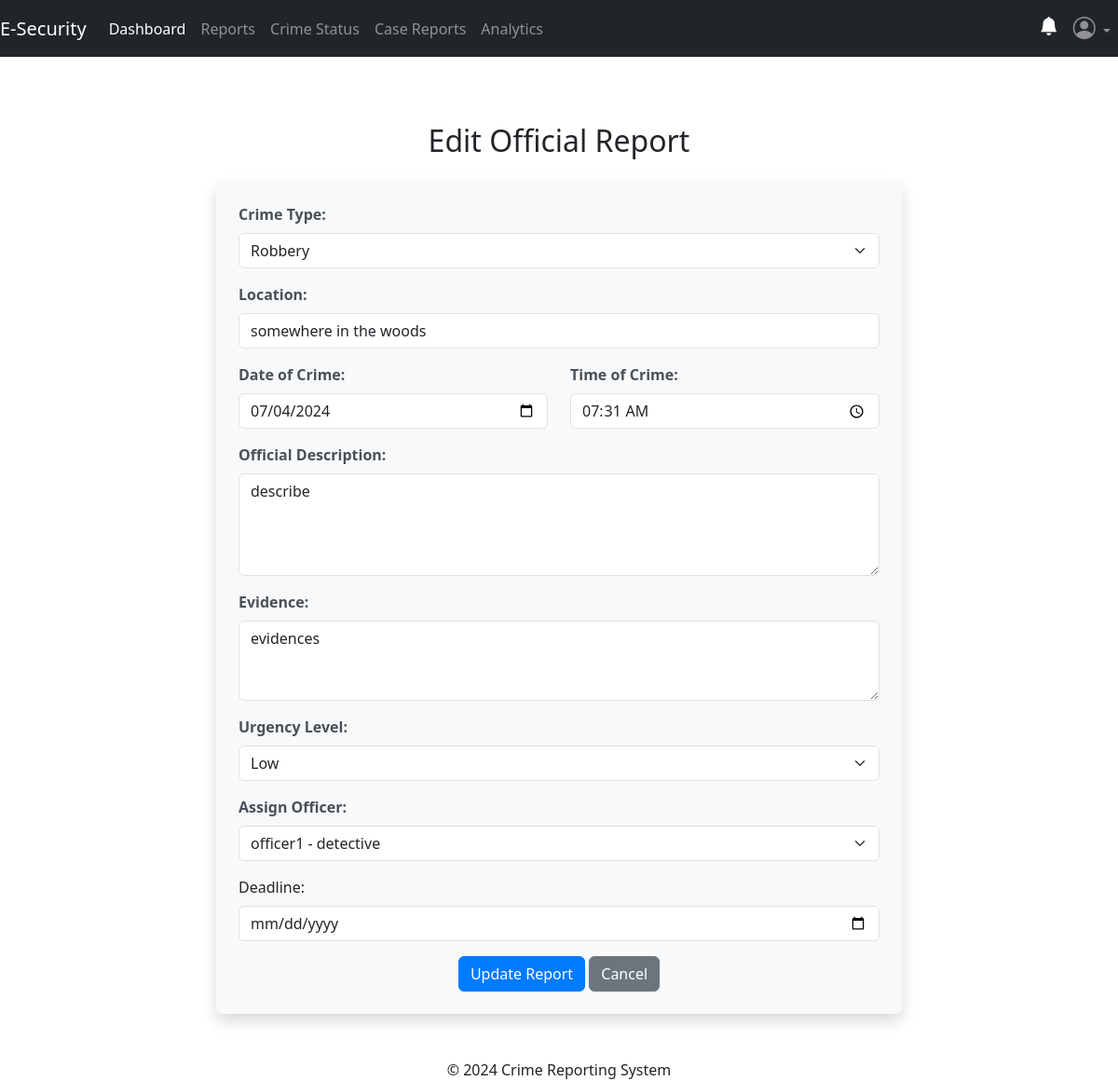
Page /admin/edit_case_report/7 (signed in) on the earlier database version.
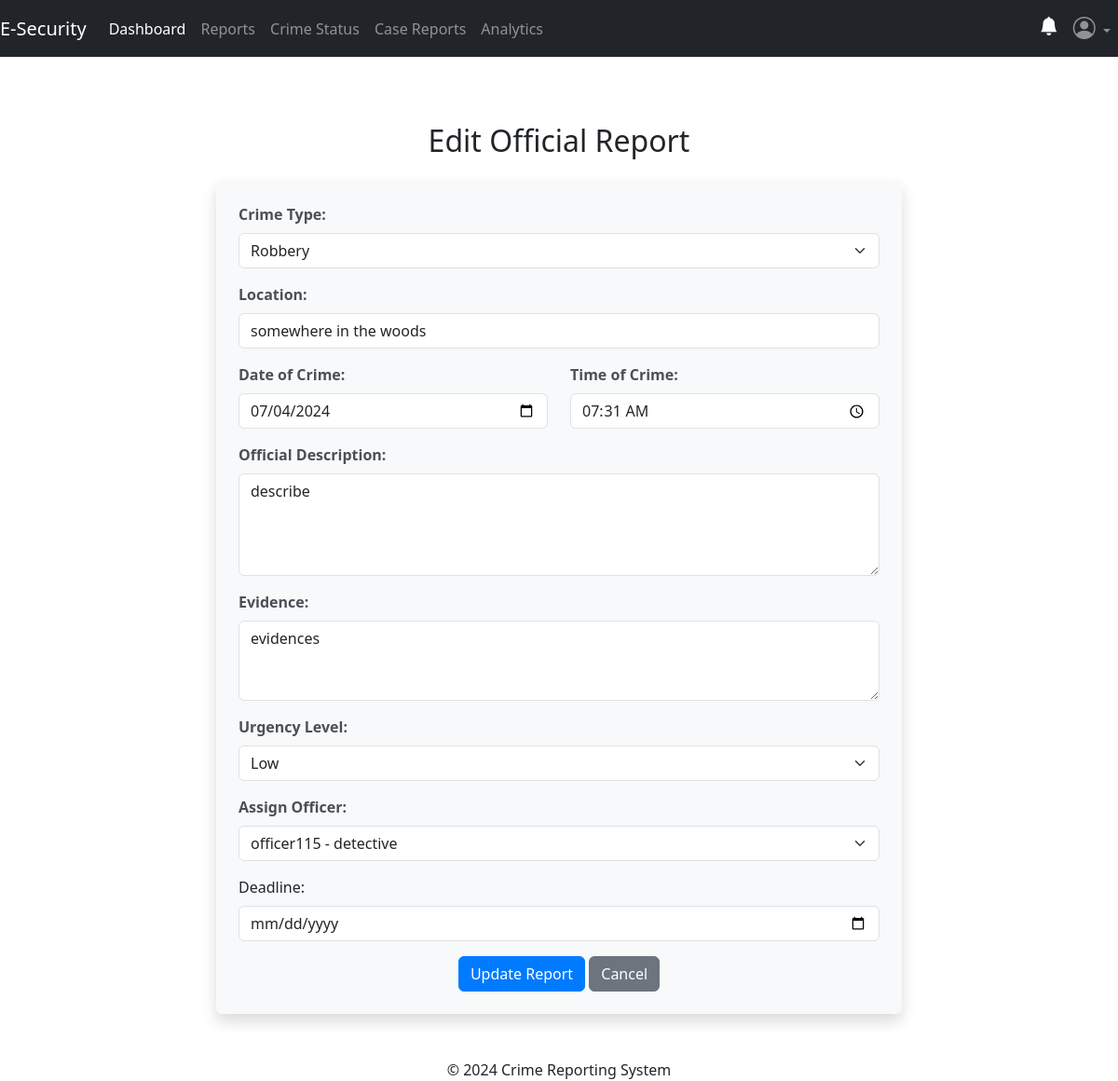
Same page on the later database version.
### app/officers/models.py (models this page shows, shortened)
class CaseReport(db.Model, UserMixin):
    report_id = db.Column(db.Integer, primary_key=True)
    crime_type = db.Column(db.String(120), nullable=False)
    location = db.Column(db.String(40), nullable=False)
    date = db.Column(db.String(10), nullable=False)
    time = db.Column(db.String(10), nullable=False)
    description = db.Column(db.Text, nullable=False)
    evidence = db.Column(db.Text, nullable=False)
    urgency = db.Column(db.String(10), nullable=False)
    deadline = db.Column(db.String(20), nullable=True)
    status = db.Column(db.String(50), nullable=True)
    reports = db.Column(db.Text, nullable=True)
    created_at = db.Column(db.DateTime(timezone=True), default=datetime.utcnow)
    assigned_officer_id = db.Column(db.Integer, db.ForeignKey('officers.officer_id'))
    assigned_officer = db.relationship('Officers', back_populates='assignments')

class Officers(db.Model, UserMixin):
    officer_id = db.Column(db.Integer, primary_key=True)
    username = db.Column(db.String(80), unique=True, nullable=False)
    officer_email = db.Column(db.String(120), nullable=False)
    first_name = db.Column(db.String(100), nullable=False)
    last_name = db.Column(db.String(100), nullable=True)
    badge = db.Column(db.String(20), nullable=False)
    rank = db.Column(db.String(10), nullable=False)
    station = db.Column(db.String(20), nullable=False)
    password = db.Column(db.String(128), nullable=False)
    assignments = db.relationship('CaseReport', back_populates='assigned_officer', lazy=True)

### app/admins/routes.py (the view, shortened to what this page needs)
@admins.route('/admin/edit_case_report/<int:report_id>', methods=['GET', 'POST'])
@admin_required
def edit_case_report(report_id):
    report = CaseReport.query.get_or_404(report_id)
    officers = Officers.query.all()
    return render_template('admin/edit_case_report.html', report=report, officers=officers)

### app/__init__.py (called while the page is built)
@login_manager.user_loader
def load_user(user_id):
    return models.User.query.get(user_id)

### app/admins/routes.py (called while the page is built)
def admin_required(f):
    @wraps(f)
    def decorated_function(*args, **kwargs):
        if not session.get('admin_id'):
            flash('You need to be logged in as an admin to access the page.', 'danger')
            return redirect(url_for('admins.adminIndex'))
        return f(*args, **kwargs)
    return decorated_function

### app/templates/admin/edit_case_report.html (shortened to what this page needs)
{% extends "admin/layout.html" %}
{% block content %}
<div class="container mt-5">
    <h2 class="text-center mb-4">Edit Official Report</h2>
    <div class="row justify-content-center">
        <div class="col-md-8">
            <form method="POST" action="{{ url_for('admins.edit_case_report', report_id=report.report_id) }}" class="bg-light p-4 rounded shadow">
                <div class="mb-3">
                    <label for="crime_type" class="form-label fw-bold">Crime Type:</label>
                    <select class="form-select" id="crime_type" name="crime_type" required>
                        <option value="robbery" {% if report.crime_type == 'robbery' %}selected{% endif %}>Robbery</option>
                    </select>
                </div>
                <div class="mb-3">
                    <label for="location" class="form-label fw-bold">Location:</label>
                    <input type="text" class="form-control" id="location" name="location" value="{{ report.location }}" required>
                </div>
                <div class="row mb-3">
                    <div class="col-md-6">
                        <label for="date" class="form-label fw-bold">Date of Crime:</label>
                        <input type="date" class="form-control" id="date" name="date" value="{{ report.date }}" required>
                    </div>
                    <div class="col-md-6">
                        <label for="time" class="form-label fw-bold">Time of Crime:</label>
                        <input type="time" class="form-control" id="time" name="time" value="{{ report.time }}" required>
                    </div>
                </div>
                <div class="mb-3">
                    <label for="description" class="form-label fw-bold">Official Description:</label>
                    <textarea class="form-control" id="description" name="description" rows="4" required>{{ report.description }}</textarea>
                </div>
                <div class="mb-3">
                    <label for="evidence" class="form-label fw-bold">Evidence:</label>
                    <textarea class="form-control" id="evidence" name="evidence" rows="3">{{ report.evidence }}</textarea>
                </div>
                <div class="mb-3">
                    <label for="urgency" class="form-label fw-bold">Urgency Level:</label>
                    <select class="form-select" id="urgency" name="urgency" required>
                        <option value="low" {% if report.urgency == 'low' %}selected{% endif %}>Low</option>
                    </select>
                </div>
                <div class="mb-3">
                    <label for="assigned_officer" class="form-label fw-bold">Assign Officer:</label>
                    <select class="form-select" id="assigned_officer" name="assigned_officer">
                        {% for officer in officers %}
                            <option value="{{ officer.officer_id }}" {% if report.assigned_officer_id == officer.officer_id %}selected{% endif %}>
                                {{ officer.first_name }} - {{ officer.rank }}
                            </option>
                        {% endfor %}
                    </select>
                </div>
                <div class="mb-3">
                    <label for="deadline">Deadline:</label>
                    <input type="date" class="form-control" id="deadline" name="deadline" value="{{ report.deadline }}" required>
                </div>
                <div class="text-center">
                    <button type="submit" class="btn btn-primary">Update Report</button>
                    <a href="{{ url_for('admins.case_reports') }}" class="btn btn-secondary">Cancel</a>
                </div>
            </form>
        </div>
    </div>
</div>
{% endblock content %}

Differences in the rows shown:
changed through a linked row, CaseReport "Robbery": assigned_officer "officer1 - detective" → "officer115 - detective"
